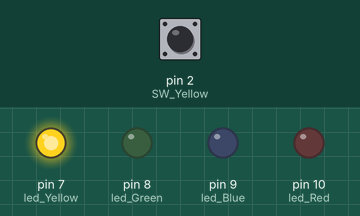
This sketch was run on a simulated Arduino Uno, built with avr-gcc and run on an emulated ATmega328P. Shown: output pins drawn as LEDs (lit = HIGH). The inputs (shaded band) are chosen by the test bench; at power-on: pin 2 (SW_Yellow) HIGH. Random numbers use the default seed unless the sketch sets one.

Above: at 0.1 s.
At 8.6 s:
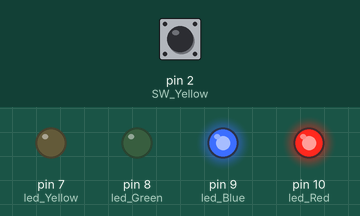
At 17.6 s:
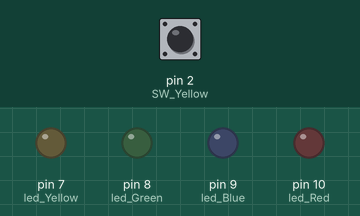
At 20.1 s:
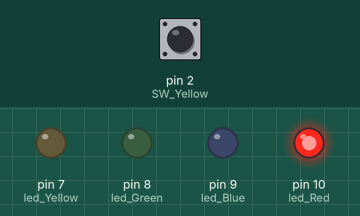
At 29.2 s:
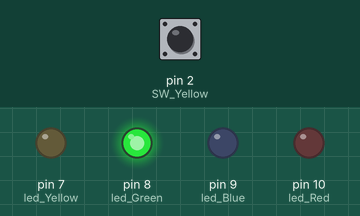
At 38.7 s:
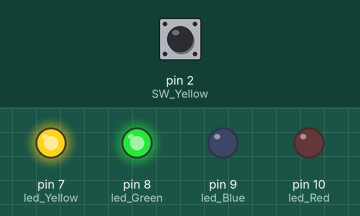
Timing chart, 0 to 40.0 s (numbered marks = the images above):
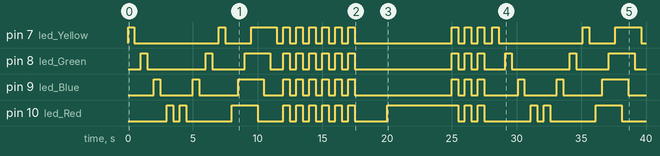

The sketch:

whack_a_mole.ino
```cpp
const int XEASY = 1000;  //Nivel de dificultad extra Facil
const int EASY = 500;    //Nivel de dificultad Facil
const int MEDIUM = 300;  //Nivel de dificultad medium
const int HARD = 200;    //Nivel de dificultad dificil
//Asignacion de pines para los Led
const int led_Yellow = 7;
const int led_Green =  8;
const int led_Blue =  9;
const int led_Red = 10;
//Asignacion de pines para los switches
const int SW_Yellow = 2;
const int SW_Green = 3;
const int SW_Blue = 4;
const int SW_Red = 5;

bool initialize = false;

int led_Random;
bool started = false;     //indica si el juego ha comenzado
int dificultad = EASY;    //Nivel de dificultad por defecto

//
bool notSWYellowPress = true;
bool notSWGreenPress = true;
bool notSWBluePress = true;
bool notSWRedPress = true;


void setup()
{
  // Inicializamos los Led (pin)como salidas
  pinMode(led_Yellow, OUTPUT);
  pinMode(led_Green, OUTPUT);
  pinMode(led_Blue, OUTPUT);
  pinMode(led_Red, OUTPUT);
  //Inicializamos los Switch (pin) como entradas
  pinMode(SW_Yellow, INPUT);
  pinMode(SW_Green, INPUT);
  pinMode(SW_Blue, INPUT);
  pinMode(SW_Red, INPUT);
  //Escribimos un Low en los pines de los switches
  digitalWrite(SW_Yellow, LOW);
  digitalWrite(SW_Green, LOW);
  digitalWrite(SW_Blue, LOW);
  digitalWrite(SW_Red, LOW);
}

void wrong()
{ /* Enciende los led indicando que el jugador perdio
     reinicia el juego (started=False)
  */

  int timesDo = 3;
  while (timesDo > 0)
  {
    turnOnAllLeds();
    delay(500);
    turnOffAllLeds();
    delay(500);
    timesDo--;
  }
  started = false;
}

boolean isNotPressed(int sw)
{ /* dado un numero de Switch indica
     si este no fue presionado.
  */
  return (digitalRead(sw) == LOW);
}

boolean isPressed(int sw)
{ /* dado un numero de Switch indica
     si este fue presionado.
  */
  return !(isNotPressed(sw));
}

boolean anySwitchPressed()
{ /* Indica si algun switch fue presionado.
  */
  return ( !(isNotPressed(SW_Yellow) && isNotPressed(SW_Green) && isNotPressed(SW_Blue) && isNotPressed(SW_Red)));
}

boolean noButtonPresed()
{ /* Indica si ningun switch fue presionado.
  */
  return (!anySwitchPressed());
}


void toggleLed(int aLed, int aTime)
{ /* dado un Led (pin) lo enciende y lo a apaga
     a un intervalo dado por aTime
  */
  digitalWrite(aLed, HIGH);
  delay(aTime);
  digitalWrite(aLed, LOW);
  delay(aTime);

}
void toggleLedsAsc(int aTime)
{ //hace un toggle de todos los led de manera ascendente (de amarillo a rojo)
  toggleLed(led_Yellow, aTime);
  toggleLed(led_Green, aTime);
  toggleLed(led_Blue, aTime);
  toggleLed(led_Red, aTime);
}

void toggleLedsDesc(int aTime)
{ //hace un toggle de todos los led de manera descendente (de rojo a amarillo)
  toggleLed(led_Red, aTime);
  toggleLed(led_Blue, aTime);
  toggleLed(led_Green, aTime);
  toggleLed(led_Yellow, aTime);
}

void turnOnAllLedOneByOne(int aTime)
{ //Enciende todos los led de a uno a la vez
  digitalWrite(led_Red, HIGH);
  delay(aTime);
  digitalWrite(led_Blue, HIGH);
  delay(aTime);
  digitalWrite(led_Green, HIGH);
  delay(aTime);
  digitalWrite(led_Yellow, HIGH);
  delay(aTime);
}

void turnOffAllLedOneByOne(int aTime)
{ //apaga todos los led de a uno a la vez
  digitalWrite(led_Red, LOW);
  delay(aTime);
  digitalWrite(led_Blue, LOW);
  delay(aTime);
  digitalWrite(led_Green, LOW);
  delay(aTime);
  digitalWrite(led_Yellow, LOW);
  delay(aTime);
}

void turnOnAllLeds()
{ //Enciende todos los leds al mismo tiempo
  digitalWrite(led_Red, HIGH);
  digitalWrite(led_Blue, HIGH);
  digitalWrite(led_Green, HIGH);
  digitalWrite(led_Yellow, HIGH);
}

void turnOffAllLeds()
{ //apaga todos los leds al mismo tiempo
  digitalWrite(led_Red, LOW);
  digitalWrite(led_Blue, LOW);
  digitalWrite(led_Green, LOW);
  digitalWrite(led_Yellow, LOW);
}

void win()
{ /* Enciende los led indicando que el jugador Gano
     reinicia el juego (started=False)
  */
  turnOnAllLeds();
  started = false;
}

void initialization(int i)
{ //rutina de inicializacion

  toggleLedsAsc(i);
  toggleLedsDesc(i);
  turnOnAllLedOneByOne(i);
  turnOffAllLedOneByOne(i);
  for (int a = 0; a < 6; a++)
  {
    turnOnAllLeds();
    delay(i);
    turnOffAllLeds();
    delay(i);
  }
  delay(i * 4);
  initialize = true;
}

void checkSwitch()
{ //chequea cual es el switch que esta presionado

  if ( isPressed(SW_Yellow)) {
    notSWYellowPress = false;
  } else if ( isPressed(SW_Green)) {
    notSWGreenPress = false;
  } else if ( isPressed(SW_Blue)) {
    notSWBluePress = false;
  } else if ( isPressed(SW_Red)) {
    notSWRedPress = false;
  };
}

void diley(unsigned long ms)
{ /*dado un tiempo en ms genera un retardo
     chequea si algun switch fue presionado
  */
  for (int x = 0; x < ms; x++)
  {
    delay(5);
    if (anySwitchPressed() || x == ms - 1)
    {
      checkSwitch();
    }
  }
}

void apagarLed(int lednumber)
{ //apaga el led indicado
  digitalWrite(lednumber, LOW);
}
/***********************************************************/

void loop() {

  if (started & initialize)
  {
    led_Random = random(7, 11);//genera un numero de pin random
    digitalWrite(led_Random, HIGH);
    diley(dificultad);

    if (led_Random == 7 && (notSWYellowPress || !notSWGreenPress || !notSWBluePress || !notSWRedPress))
    {
      wrong();
    }

    if (led_Random == 8 && (notSWGreenPress || !notSWYellowPress || !notSWBluePress || !notSWRedPress)) //((isNotPressed(SW_Green) && anySwitchPressed()) || isNotPressed(SW_Green)))
    {
      wrong();
    }

    if (led_Random == 9 && (notSWBluePress || !notSWYellowPress || !notSWGreenPress || !notSWRedPress))
    {
      wrong();
    }

    if (led_Random == 10 && (notSWRedPress || !notSWYellowPress || !notSWBluePress || !notSWGreenPress))
    {
      wrong();
    }

    digitalWrite(led_Random, LOW);

    notSWYellowPress = true;
    notSWGreenPress = true;
    notSWBluePress = true;
    notSWRedPress = true;

    apagarLed(led_Random);
    delay(100);
    if (dificultad > 100)
    {
      dificultad = dificultad - 10;
    }
    if (dificultad <= 100)
    {
      dificultad = dificultad - 5;
    }

    if (dificultad <= 50)
    {
      win();
    }

  }
  else
  {
    turnOffAllLeds();
    started = anySwitchPressed();
    checkSwitch();

    if (started && (!notSWYellowPress ))
    {
      notSWYellowPress = true;
      dificultad = XEASY;
      initialization(500);
    }
    if (started && (!notSWGreenPress ))
    {
      notSWGreenPress = true;
      dificultad = EASY;
      initialization(300);
    }
    if (started && (!notSWBluePress ))
    {
      notSWBluePress = true;
      dificultad = MEDIUM;
      initialization(200);
    }
    if (started && (!notSWRedPress ))
    {
      notSWRedPress = true;
      dificultad = HARD;
      initialization(100);
    }

  }
}
```

Measured:
- by itself, pin 7 (led_Yellow): LOW → HIGH at 0.00 s, → LOW 0.50 s later, → HIGH 6.5 s later, → LOW 0.50 s later, … (30 changes in this stretch)
- by itself, pin 8 (led_Green): LOW → HIGH at 1.0 s, → LOW 0.50 s later, → HIGH 4.5 s later, → LOW 0.50 s later, … (30 changes in this stretch)
- by itself, pin 9 (led_Blue): LOW → HIGH at 2.0 s, → LOW 0.50 s later, → HIGH 2.5 s later, → LOW 0.50 s later, … (30 changes in this stretch)
- by itself, pin 10 (led_Red): LOW → HIGH at 3.0 s, → LOW 0.50 s later, → HIGH 0.50 s later, → LOW 0.50 s later, … (30 changes in this stretch)
